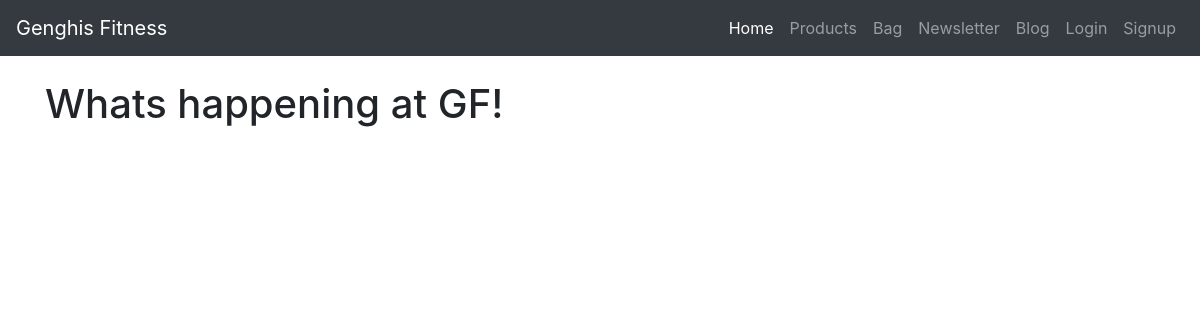
The page /blog/ on the database as committed earlier.
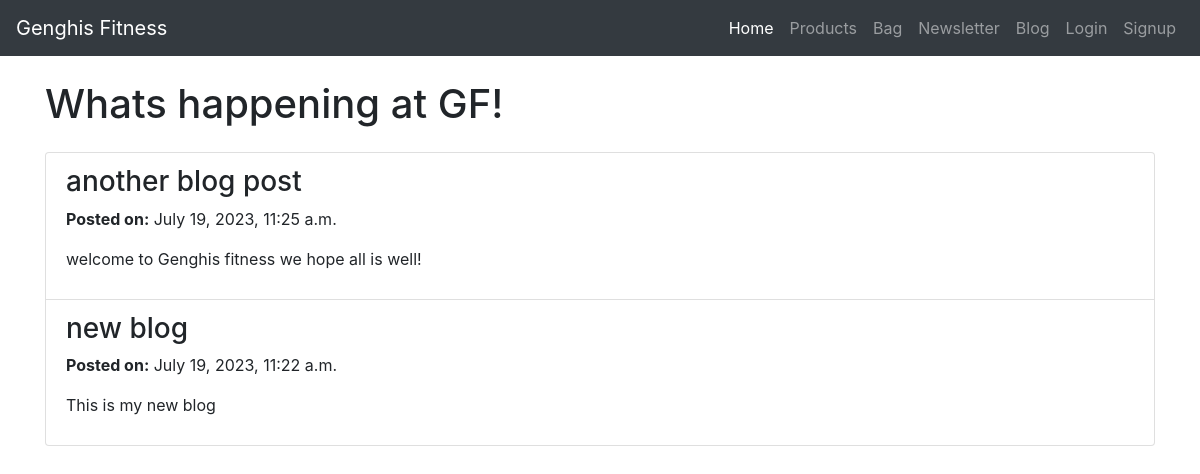
The same page on the database as committed later.
### blog/models.py (models this page shows, shortened)
class Blog(models.Model):
    title = models.CharField(max_length=255)
    content = models.TextField()
    created_at = models.DateTimeField(auto_now_add=True)
    author = models.ForeignKey(User, on_delete=models.CASCADE)

### blog/views.py (the view)
# urls.py: path('', BlogListView.as_view(), name='blog_list'),
class BlogListView(ListView):
    model = Blog
    template_name = 'blog/blog_list.html'
    context_object_name = 'blogs'

### context/bag_processor.py (called while the page is built, shortened)
def bag_contents(request):
    bag_items = []
    total = 0
    product_count = 0
    bag = request.session.get('bag', {})
    context = {
        'bag_items': bag_items,
        'total': total,
        'product_count': product_count,
        'grand_total': total,
    }
    return context

### blog/templates/blog/blog_list.html
{% extends "base.html" %}
{% block content %}
    <div class="container">
        <h1 class="mt-4"> Whats happening at GF! </h1>
        <ul class="list-group mt-4">
            {% for blog in blogs reversed %}
            <li class="list-group-item">
                <h3>{{ blog.title }}</h3>
                <p><strong>Posted on:</strong> {{ blog.created_at }}</p>
                <p>{{ blog.content }}</p>
            </li>
            {% endfor %}
        </ul>
    </div>
{% endblock %}

Rows that differ between the two databases and show on the page:
added Blog: title "another blog post", created_at "July 19, 2023, 11:25 a.m.", content "welcome to Genghis fitness we hope all is well!"
added Blog: title "new blog", created_at "July 19, 2023, 11:22 a.m.", content "This is my new blog"
